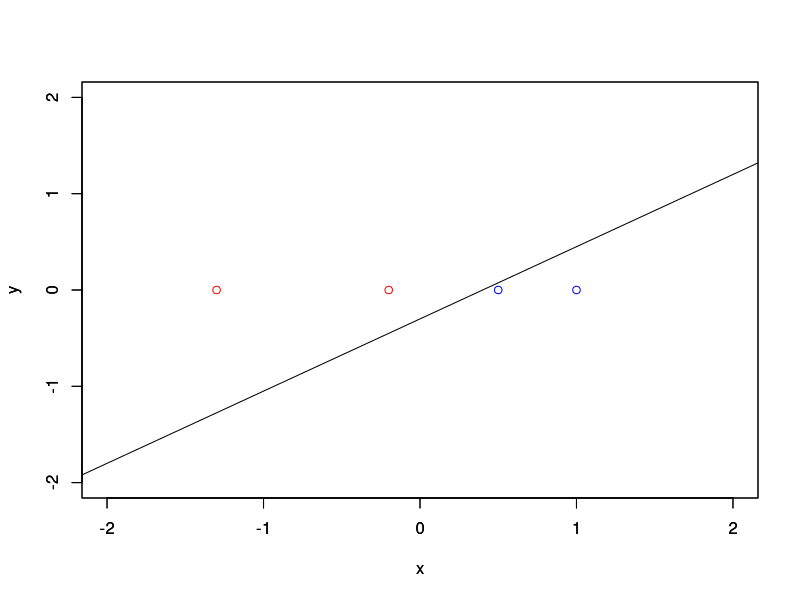

This figure's R source:
### 初期値を設定
test_data <- matrix(c(1, 1, 1, 1, -1.3, -0.2, 0.5, 1), 4, 2) # 学習データを行列で用意
label <- c(-1, -1, 1, 1) # 学習データのラベル
w <- c(0.2, 0.3) # 初期重み
rho <- 0.5 # 学習係数

### 学習データをプロット
plot(cbind(test_data[1:2, 2], rep(0, 2)), col="red",
     xlim=c(-2, 2), ylim=c(-2,2), xlab="x", ylab="y")
par(new=T)
plot(cbind(test_data[3:4, 2], rep(0, 2)), col="blue",
     xlim=c(-2, 2), ylim=c(-2,2), xlab="x", ylab="y")

### 重みベクトルを更新する関数
update <- function(x, l, w) {
  if (sign(x %*% w) == sign(l)) {
    return (w)
  }
  return (w+rho*x*l)
}

### 全データで重みベクトルが更新されなくなるまで繰り返す
count <- 0 
while (count < nrow(test_data)) {
  for (i in 1:nrow(test_data)) {
    temp <- update(test_data[i,], label[i], w)
    if (all(temp == w)) {
      count <- count+1
    } else {
      cat("クラスを誤認識しました\n")
      cat("重みベクトルを更新します\n")
      w <- temp
      print(w)
      count <- 0
    }
  }
}

### 最終的な識別関数を図示
curve(w[2]*x+w[1], -5, 5, add=T)